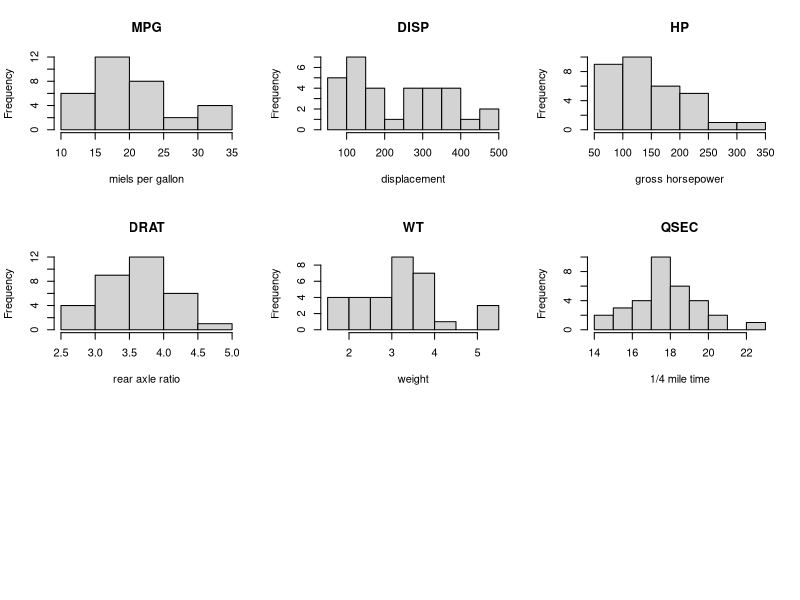
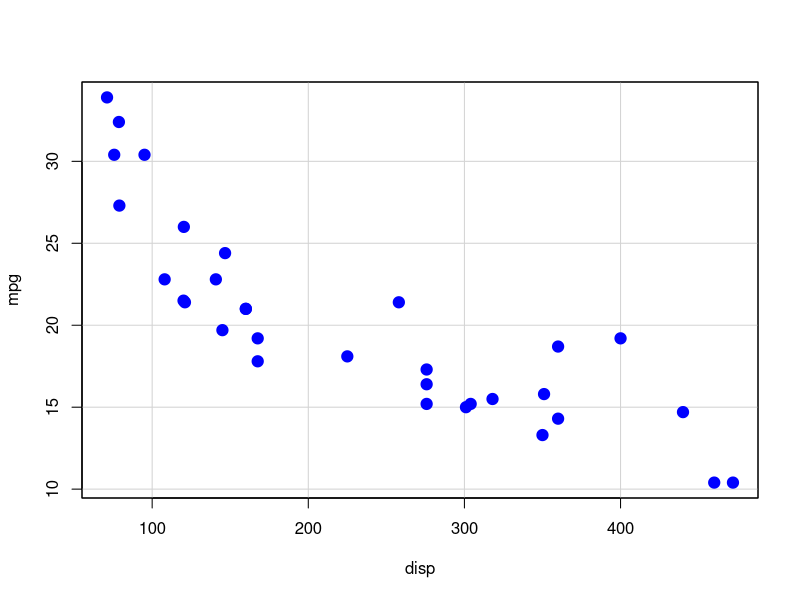
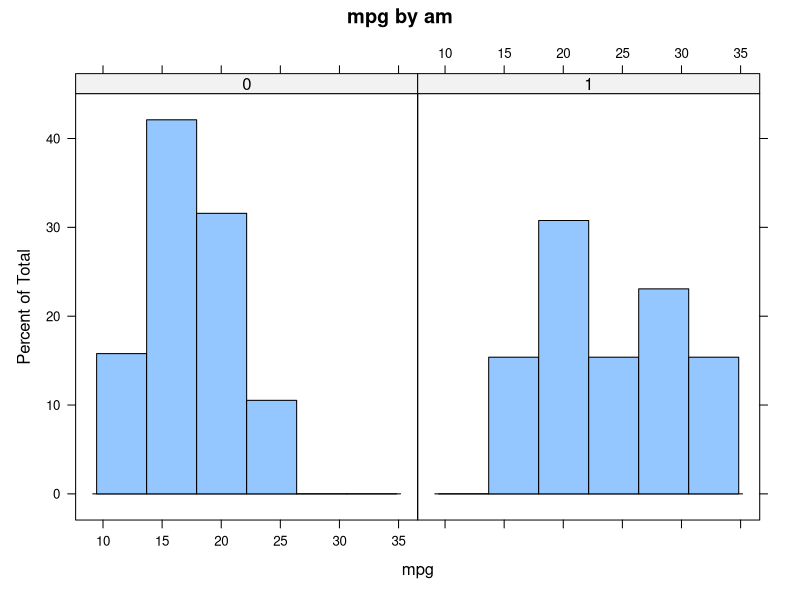
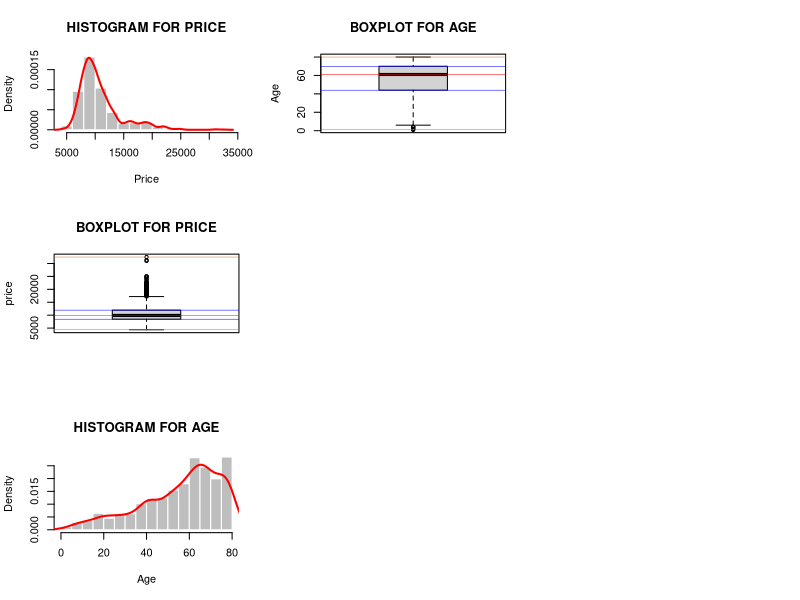
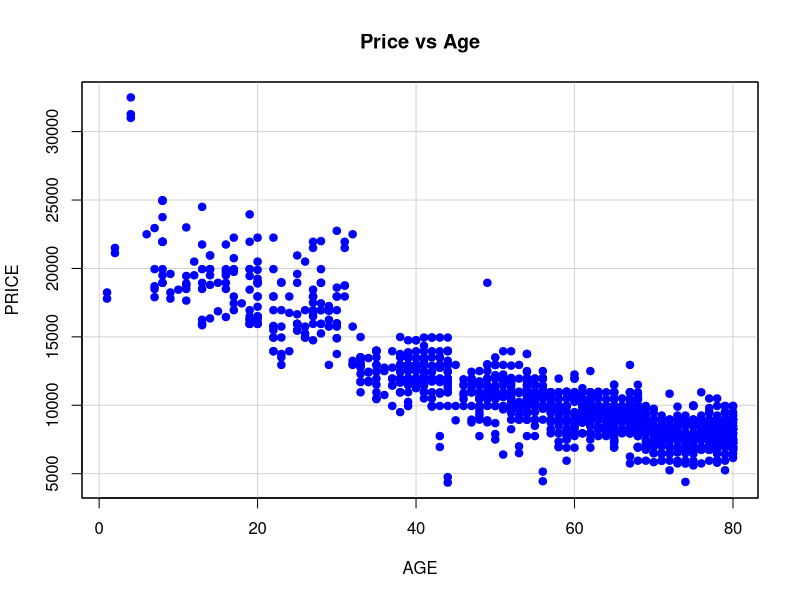

Recreate these plots in R, in order.
## ---- chunk 1
# (a) Indicate the type of data

print(str(mtcars)) # check the structure of the data set "mtcars" 

# categorical type: cyl, gear, vs, am, carb
# continuous type: mpg, disp, hp, drat, wt, qsec


# (b) Classify the variables into Nominal or Ordinal

# ordinal type: cyl, gear, carb
# nominal type: vs, am


# (c) Create a histogram

par(mfrow = c(3, 3))   # make 3*3 space for six histograms 

# plot histograms via hist()
hist(mtcars$mpg, main="MPG", xlab="miels per gallon")  
hist(mtcars$disp, main="DISP", xlab="displacement")
hist(mtcars$hp, main="HP", xlab="gross horsepower")
hist(mtcars$drat, main="DRAT", xlab="rear axle ratio")
hist(mtcars$wt, main="WT", xlab="weight")
hist(mtcars$qsec, main="QSEC", xlab="1/4 mile time")


# (d) Find the max & min mpg

summary(mtcars$mpg)  # call summary() to gain brief statistical measures 
# min = 10.40
# max = 33.90


# (e) Report the mpg at each of the 25th, 50th, and 75th percentiles

# diverse ways to get 25%, 50%(median), 75% percentiles 
summary(mtcars$mpg)
fivenum(mtcars$mpg) 
quantile(mtcars$mpg, c(0.25, 0.5, 0.75))
# the first quartile(25%) is 15.43
# the median(50%) is 19.20
# the third quartile(75%) is 22.80


# (f) Report and interpret the interquartile range for the mpg

# interquartile range: upper quartile - lower quartile 
quantile(mtcars$mpg, 0.75) - quantile(mtcars$mpg, 0.25) 
# or using IQR built-in function 
IQR(mtcars$mpg) 

# interquartile range of mpg variable is 7.375 and it means the spread of middle 50% of mpg data values 

## ---- chunk 2
# (a) Draw a scatter plot with mpg & disp

library(car)  # import the library car to use scatterplot()
scatterplot(mpg~disp, boxplots=F, regLine=F, smooth=F, pch=19, cex=1.5, data=mtcars)  
# the negative relationship between the two variables represent that mpg decrease as volume in engine gets bigger. 


# (b) Draw two histograms for mpg by am

library(lattice)
histogram(~mpg | as.factor(am), main="mpg by am", xlab="mpg", data=mtcars) 
# fuel efficiency of automatic cars are relatively lower than manual cars in the data set 
## ---- chunk 3
# load "usedcarsales.csv" data file as ucs (abbreviation)

ucs <- read.csv("usedcarsales.csv")

# explore the Price variable by using statistical functions
summary(ucs$Price)
min(ucs$Price)
max(ucs$Price)
mean(ucs$Price)
median(ucs$Price)
var(ucs$Price)
sd(ucs$Price)
quantile(ucs$Price, c(0.25, 0.5, 0.75))

# histogram for Price with its empirical distribution function 
hist(ucs$Price, col="grey", border=F, prob=T, main="HISTOGRAM FOR PRICE",
     xlab="Price")
lines(density(ucs$Price), col="red", lwd=2)

# plot boxplot for price with lines indicating min, max, and quartiles 
boxplot(ucs$Price, main="BOXPLOT FOR PRICE", ylab="price")
abline(h = min(ucs$Price), col="chocolate", lwd=0.5)
abline(h = max(ucs$Price), col="chocolate", lwd=0.5)
abline(h = median(ucs$Price), col="red", lwd=0.5)
abline(h = quantile(ucs$Price, c(0.25, 0.75)), col="blue", lwd=0.5)

# explore the Age variable by using statistical functions
summary(ucs$Age)
min(ucs$Age)
max(ucs$Age)
mean(ucs$Age)
median(ucs$Age)
var(ucs$Age)
sd(ucs$Age)
quantile(ucs$Age, c(0.25, 0.5, 0.75))

# histogram for Age with its empirical distribution function 
hist(ucs$Age, col="grey", border=F, prob=T, main="HISTOGRAM FOR AGE",
     xlab="Age")
lines(density(ucs$Age), col="red", lwd=2)

# plot boxplot for Age with lines indicating min, max, and quartiles 
boxplot(ucs$Age, main="BOXPLOT FOR AGE", ylab="Age")
abline(h = min(ucs$Age), col="chocolate", lwd=0.5)
abline(h = max(ucs$Age), col="chocolate", lwd=0.5)
abline(h = median(ucs$Age), col="red", lwd=0.5)
abline(h = quantile(ucs$Age, c(0.25, 0.75)), col="blue", lwd=0.5)

# scatter plot between price and age variables
library(car)
scatterplot(Price~Age, smooth=F, regLine=F, boxplots=F, 
            pch=19, cex=1,
            main="Price vs Age", 
            xlab="AGE", 
            ylab="PRICE",
            data=ucs)
